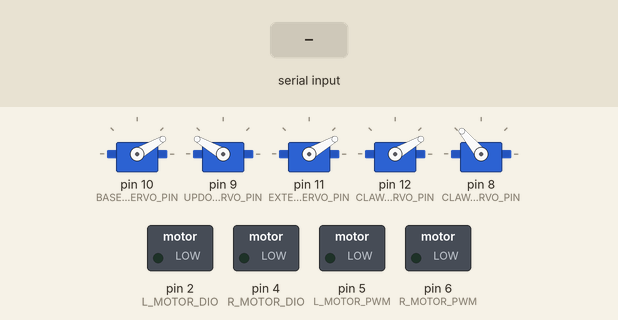
This sketch was run on a simulated Arduino Uno, built with avr-gcc and run on an emulated ATmega328P. Shown: 5 × servo, switched loads named in the sketch (green lamp = pin HIGH). The inputs (shaded band) are chosen by the test bench. What the sketch prints to the serial monitor is not drawn.

Above: at 1.2 s.
1.3 s: "C" received over Serial
At 2.7 s:
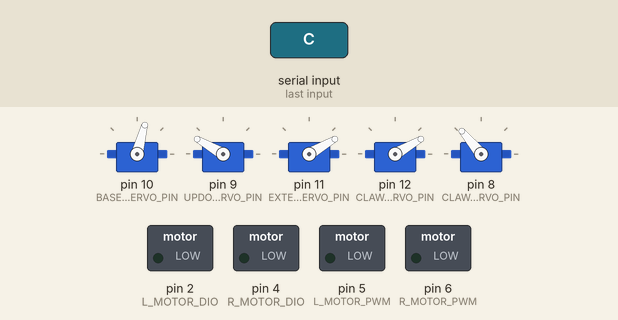
3.2 s: "F" received over Serial
At 4.3 s:
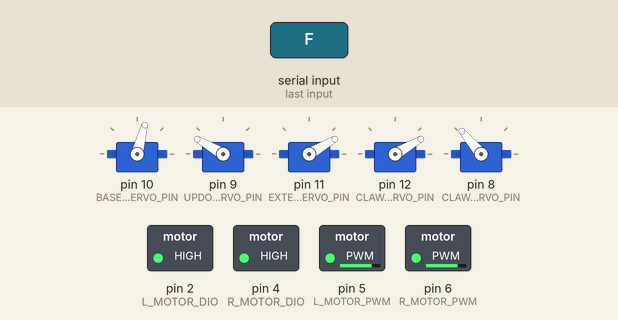
4.7 s: "B" received over Serial
At 5.5 s:
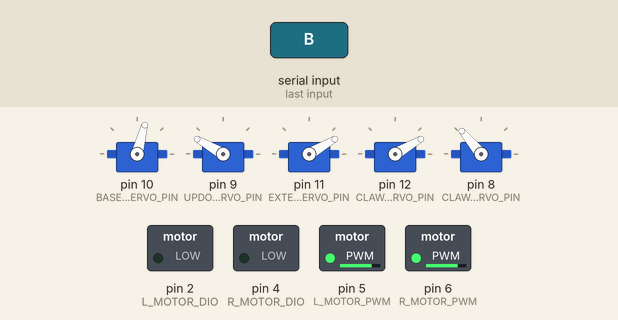
6.2 s: "L" received over Serial
At 6.6 s:
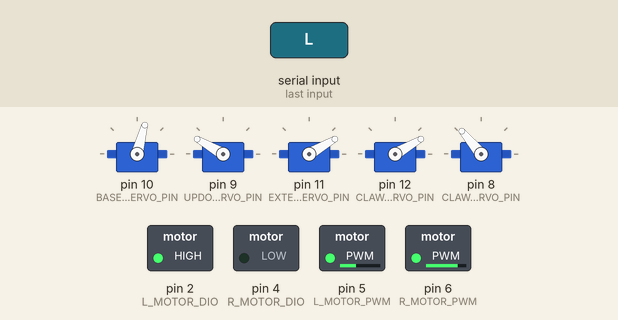
7.7 s: "R" received over Serial
At 8.9 s:
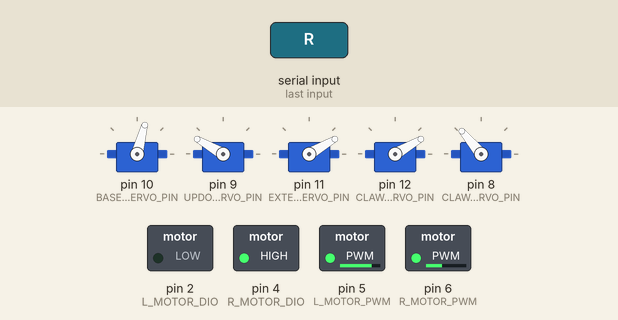
9.2 s: "P" received over Serial
At 10.1 s:
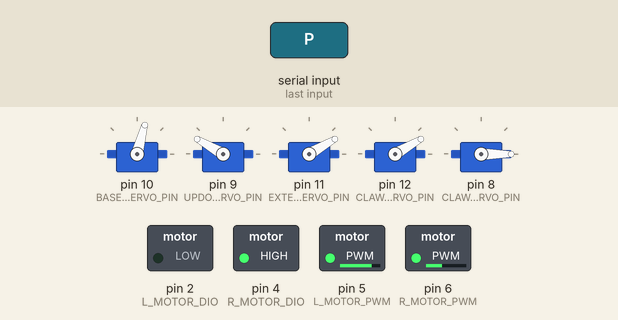
Timing chart, 0 to 11.7 s (numbered marks = the images above; inputs shaded):
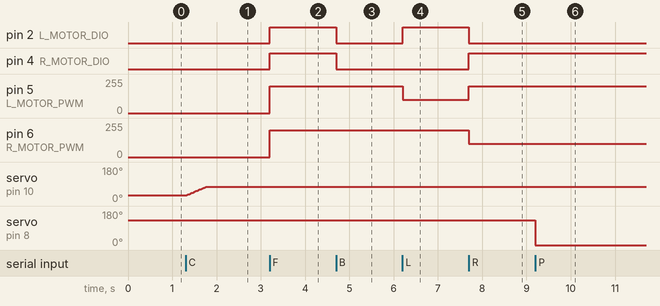

The sketch:

RoboticARM.ino
```cpp
#include <Servo.h>

// Motor pins
#define L_MOTOR_DIO 2
#define L_MOTOR_PWM 5
#define R_MOTOR_DIO 4
#define R_MOTOR_PWM 6

// Servo pins
#define BASE_SERVO_PIN 10
#define UPDOWN_SERVO_PIN 9
#define EXTEND_SERVO_PIN 11
#define CLAW_UPDOWN_SERVO_PIN 12
#define CLAW_SERVO_PIN 8     // Claw servo pin

Servo baseServo, updownServo, extendServo, clawUpDownServo, clawServo;

// 5 positions per servo
const int servoSteps[5] = {30, 75, 120, 165, 180};

int baseIndex = 0, baseCurrent = servoSteps[0];
bool baseForward = true;

int updownIndex = 0, updownCurrent = servoSteps[0];
bool updownForward = true;

int extendIndex = 0, extendCurrent = servoSteps[0];
bool extendForward = true;

int clawIndex = 0, clawCurrent = servoSteps[0];
bool clawForward = true;

int motorSpeed = 200;
char command;

// Claw specific positions
const int POS_OPEN = 130;
const int POS_PART_OPEN = 100;
const int POS_PART_CLOSE = 70;
const int POS_CLOSE = 0;

bool startState = false;
bool pauseState = false;

void setup() {
  Serial.begin(9600);

  pinMode(L_MOTOR_DIO, OUTPUT);
  pinMode(L_MOTOR_PWM, OUTPUT);
  pinMode(R_MOTOR_DIO, OUTPUT);
  pinMode(R_MOTOR_PWM, OUTPUT);

  stopMotors();

  baseServo.attach(BASE_SERVO_PIN);
  baseServo.write(baseCurrent);

  updownServo.attach(UPDOWN_SERVO_PIN);
  updownServo.write(180 - updownCurrent);  // Inverted

  extendServo.attach(EXTEND_SERVO_PIN);
  extendServo.write(extendCurrent);

  clawUpDownServo.attach(CLAW_UPDOWN_SERVO_PIN);
  clawUpDownServo.write(clawCurrent);

  clawServo.attach(CLAW_SERVO_PIN);
  clawServo.write(POS_OPEN);

  Serial.println("Ready: Motors F/B/L/R/P | Base 'C' | UpDown 'X' | Extend 'T' | Claw 'S' | ClawControl: Start(A)/Pause(P)");
}

void loop() {
  if (Serial.available()) {
    command = Serial.read();
    switch (command) {
      case 'F': forward(); break;
      case 'B': backward(); break;
      case 'L': turnLeft(); break;
      case 'R': turnRight(); break;
      case 'P':
        // PAUSE controls claw partial close / close
        if (pauseState) {
          clawServo.write(POS_PART_CLOSE);
        } else {
          clawServo.write(POS_CLOSE);
        }
        pauseState = !pauseState;
        break;

      case 'C': handleServoToggle(baseServo, servoSteps, baseIndex, baseCurrent, baseForward); break;
      case 'X': handleUpdownServoToggle(updownServo, servoSteps, updownIndex, updownCurrent, updownForward); break;
      case 'T': handleServoToggle(extendServo, servoSteps, extendIndex, extendCurrent, extendForward); break;
      case 'S': handleServoToggle(clawUpDownServo, servoSteps, clawIndex, clawCurrent, clawForward); break;

      case 'A':
        // START controls claw open / partial open
        if (startState) {
          clawServo.write(POS_OPEN);
        } else {
          clawServo.write(POS_PART_OPEN);
        }
        startState = !startState;
        break;

      default: stopMotors(); break;
    }
  }
}

void handleServoToggle(Servo &servo, const int steps[], int &index, int &current, bool &forward) {
  if (forward) {
    if (index < 4) index++;
    else { forward = false; index--; }
  } else {
    if (index > 0) index--;
    else { forward = true; index++; }
  }
  smoothMoveServo(servo, current, steps[index], 10);
  current = steps[index];
}

void handleUpdownServoToggle(Servo &servo, const int steps[], int &index, int &current, bool &forward) {
  if (forward) {
    if (index < 4) index++;
    else { forward = false; index--; }
  } else {
    if (index > 0) index--;
    else { forward = true; index++; }
  }
  smoothMoveServo(servo, 180 - current, 180 - steps[index], 10);
  current = steps[index];
}

void smoothMoveServo(Servo &myServo, int fromPos, int toPos, int stepDelay) {
  if (fromPos < toPos) {
    for (int i = fromPos; i <= toPos; i++) {
      myServo.write(i);
      delay(stepDelay);
    }
  } else {
    for (int i = fromPos; i >= toPos; i--) {
      myServo.write(i);
      delay(stepDelay);
    }
  }
}

void forward() {
  digitalWrite(L_MOTOR_DIO, HIGH);
  digitalWrite(R_MOTOR_DIO, HIGH);
  analogWrite(L_MOTOR_PWM, motorSpeed);
  analogWrite(R_MOTOR_PWM, motorSpeed);
}

void backward() {
  digitalWrite(L_MOTOR_DIO, LOW);
  digitalWrite(R_MOTOR_DIO, LOW);
  analogWrite(L_MOTOR_PWM, motorSpeed);
  analogWrite(R_MOTOR_PWM, motorSpeed);
}

void turnLeft() {
  digitalWrite(L_MOTOR_DIO, HIGH);
  digitalWrite(R_MOTOR_DIO, LOW);
  analogWrite(L_MOTOR_PWM, motorSpeed / 2);
  analogWrite(R_MOTOR_PWM, motorSpeed);
}

void turnRight() {
  digitalWrite(L_MOTOR_DIO, LOW);
  digitalWrite(R_MOTOR_DIO, HIGH);
  analogWrite(L_MOTOR_PWM, motorSpeed);
  analogWrite(R_MOTOR_PWM, motorSpeed / 2);
}

void stopMotors() {
  analogWrite(L_MOTOR_PWM, 0);
  analogWrite(R_MOTOR_PWM, 0);
}
```

Measured:
- after the input at 1.3 s, servo on pin 10 (BASE_SERVO_PIN): moves from 30° to 75° over 0.44 s, starting at once
- after the input at 3.2 s, pin 2 (L_MOTOR_DIO), pin 4 (R_MOTOR_DIO): LOW → HIGH at once; pin 5 (L_MOTOR_PWM), pin 6 (R_MOTOR_PWM): 0/255 → 200/255 at once
- after the input at 4.7 s, pin 2 (L_MOTOR_DIO), pin 4 (R_MOTOR_DIO): HIGH → LOW at once
- after the input at 6.2 s, pin 2 (L_MOTOR_DIO): LOW → HIGH at once; pin 5 (L_MOTOR_PWM): 200/255 → 100/255 at once
- after the input at 7.7 s, pin 2 (L_MOTOR_DIO): HIGH → LOW at once; pin 4 (R_MOTOR_DIO): LOW → HIGH at once; pin 5 (L_MOTOR_PWM): 100/255 → 200/255 at once; pin 6 (R_MOTOR_PWM): 200/255 → 100/255 at once
- after the input at 9.2 s, servo on pin 8 (CLAW_SERVO_PIN): 130° → 0° at once
